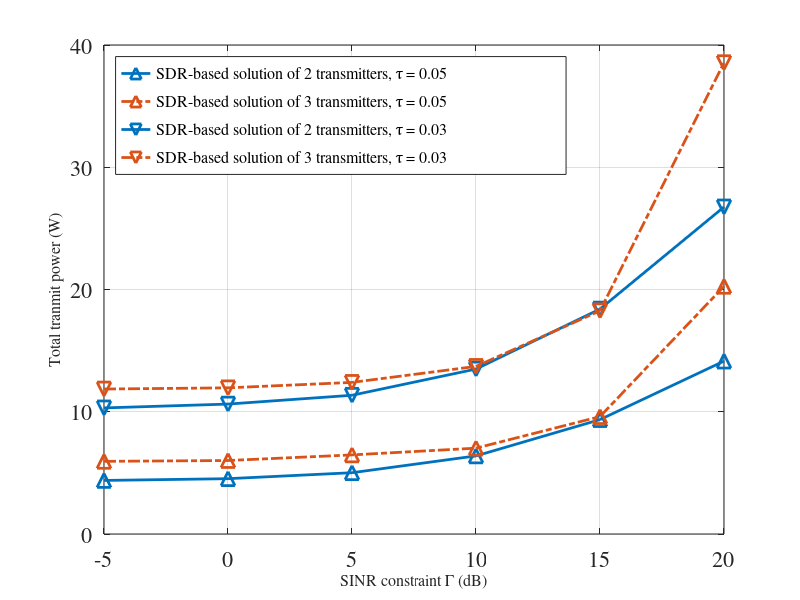

Write the MATLAB code that produced this figure.
SINR = -5:5:20;
CRLB_005_2Ts = [4.3816,4.5255,5.0131,6.3876,9.3578,14.1424];
CRLB_005_3Ts = [5.9439,6.0104,6.4702,7.0226,9.6033,20.2615];
CRLB_003_2Ts = [10.3136,10.6277,11.3484,13.4926,18.4015,26.7533];
CRLB_003_3Ts = [11.8587,11.9558,12.4007,13.7092,18.2580,38.5528];

figure(7);
plot(SINR,CRLB_005_2Ts,'-^','color','#0072BD','Linewidth',2,'Markersize',10);
hold on;
plot(SINR,CRLB_005_3Ts,'-.^','color','#D95319','Linewidth',2,'Markersize',10);
hold on;
plot(SINR,CRLB_003_2Ts,'-v','color','#0072BD','Linewidth',2,'Markersize',10);
hold on;
plot(SINR,CRLB_003_3Ts,'-.v','color','#D95319','Linewidth',2,'Markersize',10);
grid on;

xlabel('\fontname{Times}\fontsize{16}SINR constraint \Gamma (dB)');
ylabel('\fontname{Times}\fontsize{16}Total tranmit power (W)');
legend('\fontname{Times}\fontsize{16}SDR-based solution of 2 transmitters, \tau = 0.05',...
       '\fontname{Times}\fontsize{16}SDR-based solution of 3 transmitters, \tau = 0.05',...
       '\fontname{Times}\fontsize{16}SDR-based solution of 2 transmitters, \tau = 0.03',...
       '\fontname{Times}\fontsize{16}SDR-based solution of 3 transmitters, \tau = 0.03',...
       'Location','Northwest');
set(gca,'FontName','Times');
set(gca,'Fontsize',16);